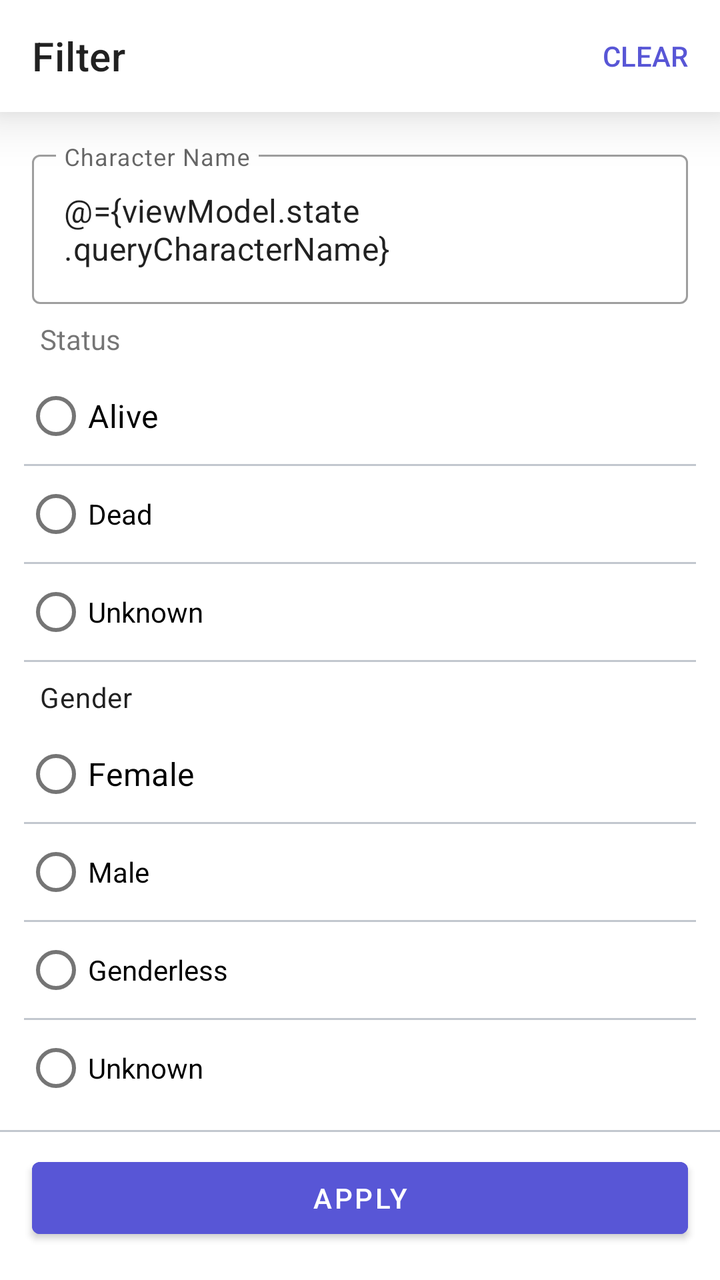
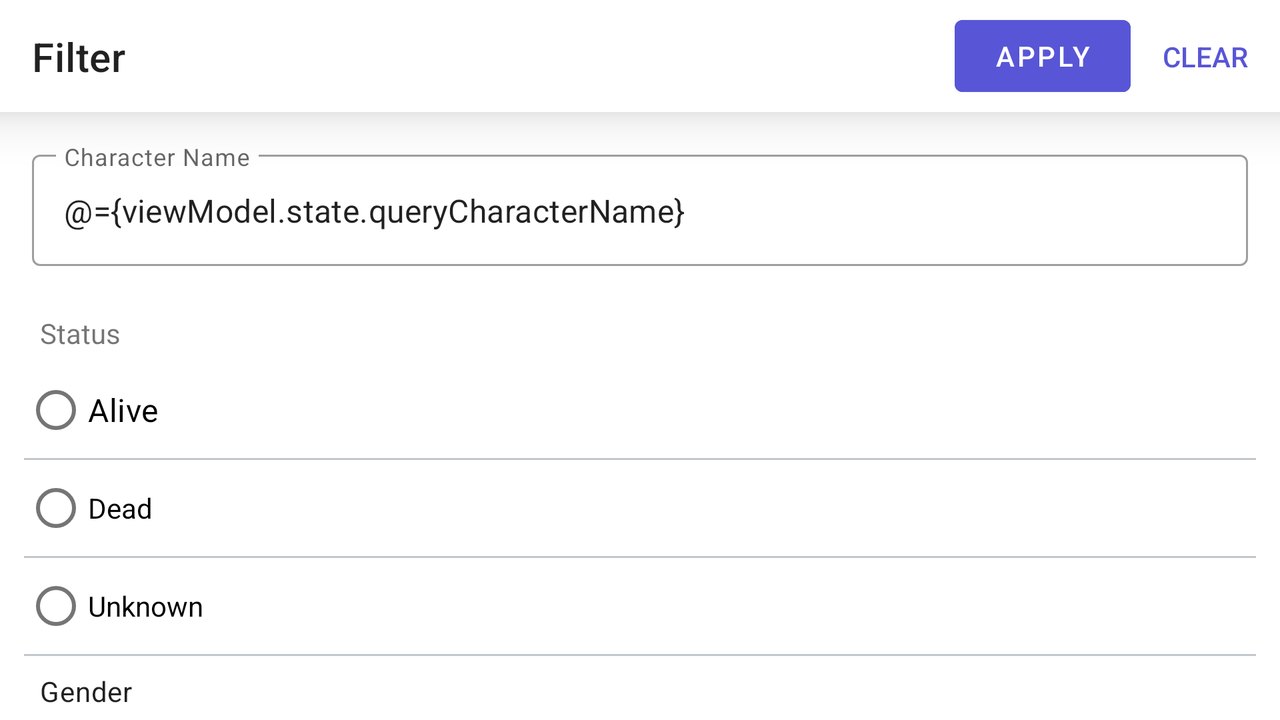

The same Android screen from two of the app's own layout files: first res/layout/ as a phone draws it, then the repository's variant for another configuration, drawn on a device whose configuration selects that folder. Both files follow.
<!-- AndroidManifest.xml: application theme Theme.RickAndMorty -->
<!-- res/layout/dialog_filter.xml -->
<?xml version="1.0" encoding="utf-8"?>
<layout xmlns:android="http://schemas.android.com/apk/res/android"
    xmlns:app="http://schemas.android.com/apk/res-auto"
    xmlns:tools="http://schemas.android.com/tools">

    <data>

        <variable
            name="viewModel"
            type="com.example.rickandmortycoursework.presentation.character.viewmodel.CharacterViewModel" />
    </data>

    <androidx.coordinatorlayout.widget.CoordinatorLayout
        android:layout_width="match_parent"
        android:layout_height="match_parent">

        <androidx.constraintlayout.widget.ConstraintLayout
            android:layout_width="match_parent"
            android:layout_height="match_parent">

            <androidx.appcompat.widget.Toolbar
                android:id="@+id/toolbar"
                android:layout_width="match_parent"
                android:layout_height="wrap_content"
                android:background="@color/white"
                android:elevation="16dp"
                android:minHeight="?attr/actionBarSize"
                android:theme="?attr/actionBarTheme"
                app:contentInsetStart="0dp"
                app:layout_constraintEnd_toEndOf="parent"
                app:layout_constraintStart_toStartOf="parent"
                app:layout_constraintTop_toTopOf="parent">

                <androidx.constraintlayout.widget.ConstraintLayout
                    android:layout_width="match_parent"
                    android:layout_height="match_parent"
                    android:layout_marginHorizontal="16dp"
                    android:orientation="horizontal">

                    <TextView
                        android:layout_width="wrap_content"
                        android:layout_height="wrap_content"
                        android:text="@string/filter"
                        android:textAppearance="@style/TextAppearance.h6"
                        app:layout_constraintBottom_toBottomOf="parent"
                        app:layout_constraintStart_toStartOf="parent"
                        app:layout_constraintTop_toTopOf="parent" />

                    <TextView
                        android:id="@+id/clear"
                        android:layout_width="wrap_content"
                        android:layout_height="match_parent"
                        android:layout_gravity="end"
                        android:gravity="center"
                        android:text="@string/clear"
                        android:textAppearance="@style/TextAppearance.AppCompat.Button"
                        android:textColor="@color/indigo"
                        android:visibility="gone"
                        app:isFilter="@{()->viewModel.checkIfTheFilterHasBeenApplied()}"
                        app:layout_constraintBottom_toBottomOf="parent"
                        app:layout_constraintEnd_toEndOf="parent"
                        app:layout_constraintTop_toTopOf="parent"
                        tools:visibility="visible" />
                </androidx.constraintlayout.widget.ConstraintLayout>
            </androidx.appcompat.widget.Toolbar>


            <com.google.android.material.textfield.TextInputLayout
                android:id="@+id/inputLayout"
                style="@style/Widget.MaterialComponents.TextInputLayout.OutlinedBox"
                android:layout_width="match_parent"
                android:layout_height="wrap_content"
                android:layout_margin="16dp"
                android:hint="Character Name"
                app:layout_constraintBottom_toTopOf="@id/textView"
                app:layout_constraintEnd_toEndOf="parent"
                app:layout_constraintStart_toStartOf="parent"
                app:layout_constraintTop_toBottomOf="@+id/toolbar">

                <com.google.android.material.textfield.TextInputEditText
                    android:id="@+id/characterName"
                    android:layout_width="match_parent"
                    android:layout_height="wrap_content"
                    android:text="@={viewModel.state.queryCharacterName}" />
            </com.google.android.material.textfield.TextInputLayout>


            <TextView
                android:id="@+id/textView"
                style="@style/Theme.SubTitle"
                android:layout_width="match_parent"
                android:layout_height="wrap_content"
                android:paddingHorizontal="20dp"
                android:paddingTop="8dp"
                android:paddingBottom="5dp"
                android:text="@string/status"
                app:layout_constraintEnd_toEndOf="parent"
                app:layout_constraintStart_toStartOf="parent"
                app:layout_constraintTop_toBottomOf="@id/inputLayout"
                tools:layout_editor_absoluteY="62dp" />

            <RadioGroup
                android:id="@+id/rgStatus"
                android:layout_width="match_parent"
                android:layout_height="wrap_content"
                android:paddingHorizontal="12dp"
                app:layout_constraintEnd_toEndOf="parent"
                app:layout_constraintStart_toStartOf="parent"
                app:layout_constraintTop_toBottomOf="@+id/textView">

                <RadioButton
                    android:id="@+id/rbAlive"
                    android:layout_width="match_parent"
                    android:layout_height="wrap_content"
                    android:text="@string/alive"
                    android:textAppearance="@style/TextAppearance.subtitle1" />

                <View
                    android:id="@+id/divider3"
                    android:layout_width="match_parent"
                    android:layout_height="1dp"
                    android:background="@color/light_black" />

                <RadioButton
                    android:id="@+id/rbDead"
                    android:layout_width="match_parent"
                    android:layout_height="wrap_content"
                    android:text="@string/dead" />

                <View
                    android:id="@+id/divider4"
                    android:layout_width="match_parent"
                    android:layout_height="1dp"
                    android:background="@color/light_black" />

                <RadioButton
                    android:id="@+id/rbUnknown"
                    android:layout_width="match_parent"
                    android:layout_height="wrap_content"
                    android:text="@string/unknown" />

                <View
                    android:id="@+id/divider5"
                    android:layout_width="match_parent"
                    android:layout_height="1dp"
                    android:background="@color/light_black" />
            </RadioGroup>

            <TextView
                android:id="@+id/textView2"
                style="@style/Theme.SubTitle"
                android:layout_width="match_parent"
                android:layout_height="wrap_content"
                android:paddingHorizontal="20dp"
                android:paddingTop="8dp"
                android:paddingBottom="5dp"
                android:text="@string/gender"
                android:textAppearance="@style/TextAppearance.body2"
                app:layout_constraintEnd_toEndOf="parent"
                app:layout_constraintStart_toStartOf="parent"
                app:layout_constraintTop_toBottomOf="@+id/rgStatus" />

            <RadioGroup
                android:id="@+id/rgGender"
                android:layout_width="match_parent"
                android:layout_height="wrap_content"
                android:paddingHorizontal="12dp"
                app:layout_constraintEnd_toEndOf="parent"
                app:layout_constraintStart_toStartOf="parent"
                app:layout_constraintTop_toBottomOf="@+id/textView2">

                <RadioButton
                    android:id="@+id/rbFemale"
                    android:layout_width="match_parent"
                    android:layout_height="wrap_content"
                    android:text="@string/female"
                    android:textAppearance="@style/TextAppearance.subtitle1" />

                <View
                    android:id="@+id/divider6"
                    android:layout_width="match_parent"
                    android:layout_height="1dp"
                    android:background="@color/light_black" />

                <RadioButton
                    android:id="@+id/rbMale"
                    android:layout_width="match_parent"
                    android:layout_height="wrap_content"
                    android:text="@string/male" />

                <View
                    android:id="@+id/divider7"
                    android:layout_width="match_parent"
                    android:layout_height="1dp"
                    android:background="@color/light_black" />

                <RadioButton
                    android:id="@+id/rbGenderless"
                    android:layout_width="match_parent"
                    android:layout_height="wrap_content"
                    android:text="@string/genderless" />

                <View
                    android:id="@+id/divider8"
                    android:layout_width="match_parent"
                    android:layout_height="1dp"
                    android:background="@color/light_black" />

                <RadioButton
                    android:id="@+id/rbgUnknown"
                    android:layout_width="match_parent"
                    android:layout_height="wrap_content"
                    android:text="@string/unknown" />

            </RadioGroup>


            <Button
                android:id="@+id/btnApply"
                android:layout_width="match_parent"
                android:layout_height="wrap_content"
                android:layout_marginHorizontal="16dp"
                android:backgroundTint="@color/indigo"
                android:text="@string/apply"
                android:textColor="@color/white"
                app:layout_constraintBottom_toBottomOf="parent"
                app:layout_constraintEnd_toEndOf="parent"
                app:layout_constraintStart_toStartOf="parent"
                app:layout_constraintTop_toBottomOf="@+id/rgGender" />

            <View
                android:id="@+id/divider9"
                android:layout_width="match_parent"
                android:layout_height="1dp"
                android:layout_marginBottom="2dp"
                android:background="@color/light_black"
                app:layout_constraintBottom_toTopOf="@+id/btnApply"
                app:layout_constraintTop_toBottomOf="@+id/rgGender"
                tools:layout_editor_absoluteX="14dp" />

        </androidx.constraintlayout.widget.ConstraintLayout>

    </androidx.coordinatorlayout.widget.CoordinatorLayout>

</layout>
<!-- resources referenced by this layout -->
<resources>
  <color name="indigo">#FF5856D6</color>
  <color name="light_black">#6B6E798C</color>
  <color name="white">#FFFFFFFF</color>
  <string name="alive">Alive</string>
  <string name="apply">Apply</string>
  <string name="clear">Clear</string>
  <string name="dead">Dead</string>
  <string name="female">Female</string>
  <string name="filter">Filter</string>
  <string name="gender">Gender</string>
  <string name="genderless">Genderless</string>
  <string name="male">Male</string>
  <string name="status">Status</string>
  <string name="unknown">Unknown</string>
  <style name="TextAppearance.body2" parent="TextAppearance.MaterialComponents.Body2">
          <item name="android:fontFamily">@font/roboto</item>
          <item name="android:textSize">14sp</item>
      </style>
  <style name="TextAppearance.h6" parent="TextAppearance.MaterialComponents.Headline6">
          <item name="android:fontFamily">@font/roboto_medium</item>
          <item name="android:textSize">20sp</item>
      </style>
  <style name="TextAppearance.subtitle1" parent="TextAppearance.MaterialComponents.Subtitle1">
          <item name="android:fontFamily">@font/roboto</item>
          <item name="android:textSize">16sp</item>
  
      </style>
  <style name="Theme.RickAndMorty" parent="Theme.MaterialComponents.DayNight.NoActionBar">
          
          <item name="colorPrimary">@color/indigo</item>
          <item name="colorPrimaryVariant">@color/purple_700</item>
          <item name="colorOnPrimary">@color/white</item>
          
          <item name="colorSecondary">@color/indigo</item>
          <item name="colorSecondaryVariant">@color/teal_700</item>
          <item name="colorOnSecondary">@color/black</item>
  
          <item name="android:colorBackground">@color/white</item>
          <item name="colorOnBackground">@color/black</item>
  
          
          <item name="android:statusBarColor" tools:targetApi="l">@color/status_bar_color</item>
          
      </style>
  <color name="purple_700">#FF3700B3</color>
  <color name="teal_700">#FF018786</color>
  <color name="black">#FF000000</color>
  <color name="status_bar_color">#9A000000</color>
</resources>
<!-- res/layout-w600dp/dialog_filter.xml (the repository's variant of the layout above) -->
<!-- drawn on the phone turned sideways -->
<?xml version="1.0" encoding="utf-8"?>
<layout xmlns:android="http://schemas.android.com/apk/res/android"
    xmlns:app="http://schemas.android.com/apk/res-auto"
    xmlns:tools="http://schemas.android.com/tools">

    <data>

        <variable
            name="viewModel"
            type="com.example.rickandmortycoursework.presentation.character.viewmodel.CharacterViewModel" />
    </data>

    <androidx.coordinatorlayout.widget.CoordinatorLayout
        android:layout_width="match_parent"
        android:layout_height="match_parent">



        <androidx.constraintlayout.widget.ConstraintLayout
            android:layout_width="match_parent"
            android:layout_height="match_parent">

            <androidx.appcompat.widget.Toolbar
                android:id="@+id/toolbar"
                android:layout_width="match_parent"
                android:layout_height="wrap_content"
                android:background="@color/white"
                android:elevation="16dp"
                android:minHeight="?attr/actionBarSize"
                android:theme="?attr/actionBarTheme"
                app:contentInsetStart="0dp"
                app:layout_constraintEnd_toEndOf="parent"
                app:layout_constraintStart_toStartOf="parent"
                app:layout_constraintTop_toTopOf="parent">

                <androidx.constraintlayout.widget.ConstraintLayout
                    android:layout_width="match_parent"
                    android:layout_height="match_parent"
                    android:layout_marginHorizontal="16dp"
                    android:orientation="horizontal">

                    <TextView
                        android:layout_width="wrap_content"
                        android:layout_height="wrap_content"
                        android:text="@string/filter"
                        android:textAppearance="@style/TextAppearance.h6"
                        app:layout_constraintBottom_toBottomOf="parent"
                        app:layout_constraintStart_toStartOf="parent"
                        app:layout_constraintTop_toTopOf="parent" />

                    <TextView
                        android:id="@+id/clear"
                        android:layout_width="wrap_content"
                        android:layout_height="match_parent"
                        android:layout_gravity="end"
                        android:gravity="center"
                        android:text="@string/clear"
                        android:textAppearance="@style/TextAppearance.AppCompat.Button"
                        android:textColor="@color/indigo"
                        android:visibility="gone"
                        app:isFilter="@{()->viewModel.checkIfTheFilterHasBeenApplied()}"
                        app:layout_constraintBottom_toBottomOf="parent"
                        app:layout_constraintEnd_toEndOf="parent"
                        app:layout_constraintTop_toTopOf="parent"
                        tools:visibility="visible" />

                    <Button
                        android:id="@+id/btnApply"
                        android:layout_width="wrap_content"
                        android:layout_height="wrap_content"
                        android:layout_marginHorizontal="16dp"
                        android:backgroundTint="@color/indigo"
                        android:text="@string/apply"
                        android:textColor="@color/white"
                        app:layout_constraintBottom_toBottomOf="parent"
                        app:layout_constraintEnd_toStartOf="@+id/clear"
                        app:layout_constraintTop_toTopOf="parent" />
                </androidx.constraintlayout.widget.ConstraintLayout>
            </androidx.appcompat.widget.Toolbar>



            <androidx.core.widget.NestedScrollView
                android:layout_width="match_parent"
                android:layout_height="0dp"
                app:layout_constraintTop_toBottomOf="@+id/toolbar">

                <LinearLayout
                    android:layout_width="match_parent"
                    android:layout_height="match_parent"
                    android:orientation="vertical">

                    <com.google.android.material.textfield.TextInputLayout
                        android:id="@+id/inputLayout"
                        style="@style/Widget.MaterialComponents.TextInputLayout.OutlinedBox"
                        android:layout_width="match_parent"
                        android:layout_height="wrap_content"
                        android:layout_margin="16dp"
                        android:hint="Character Name">

                        <com.google.android.material.textfield.TextInputEditText
                            android:id="@+id/characterName"
                            android:layout_width="match_parent"
                            android:layout_height="wrap_content"
                            android:text="@={viewModel.state.queryCharacterName}" />
                    </com.google.android.material.textfield.TextInputLayout>


                    <TextView
                        android:id="@+id/textView"
                        style="@style/Theme.SubTitle"
                        android:layout_width="match_parent"
                        android:layout_height="wrap_content"
                        android:paddingHorizontal="20dp"
                        android:paddingTop="8dp"
                        android:paddingBottom="5dp"
                        android:text="@string/status"/>

                    <RadioGroup
                        android:id="@+id/rgStatus"
                        android:layout_width="match_parent"
                        android:layout_height="wrap_content"
                        android:paddingHorizontal="12dp">

                        <RadioButton
                            android:id="@+id/rbAlive"
                            android:layout_width="match_parent"
                            android:layout_height="wrap_content"
                            android:text="@string/alive"
                            android:textAppearance="@style/TextAppearance.subtitle1" />

                        <View
                            android:id="@+id/divider3"
                            android:layout_width="match_parent"
                            android:layout_height="1dp"
                            android:background="@color/light_black" />

                        <RadioButton
                            android:id="@+id/rbDead"
                            android:layout_width="match_parent"
                            android:layout_height="wrap_content"
                            android:text="@string/dead" />

                        <View
                            android:id="@+id/divider4"
                            android:layout_width="match_parent"
                            android:layout_height="1dp"
                            android:background="@color/light_black" />

                        <RadioButton
                            android:id="@+id/rbUnknown"
                            android:layout_width="match_parent"
                            android:layout_height="wrap_content"
                            android:text="@string/unknown" />

                        <View
                            android:id="@+id/divider5"
                            android:layout_width="match_parent"
                            android:layout_height="1dp"
                            android:background="@color/light_black" />
                    </RadioGroup>

                    <TextView
                        android:id="@+id/textView2"
                        style="@style/Theme.SubTitle"
                        android:layout_width="match_parent"
                        android:layout_height="wrap_content"
                        android:paddingHorizontal="20dp"
                        android:paddingTop="8dp"
                        android:paddingBottom="5dp"
                        android:text="@string/gender"
                        android:textAppearance="@style/TextAppearance.body2" />

                    <RadioGroup
                        android:id="@+id/rgGender"
                        android:layout_width="match_parent"
                        android:layout_height="wrap_content"
                        android:paddingHorizontal="12dp">

                        <RadioButton
                            android:id="@+id/rbFemale"
                            android:layout_width="match_parent"
                            android:layout_height="wrap_content"
                            android:text="@string/female"
                            android:textAppearance="@style/TextAppearance.subtitle1" />

                        <View
                            android:id="@+id/divider6"
                            android:layout_width="match_parent"
                            android:layout_height="1dp"
                            android:background="@color/light_black" />

                        <RadioButton
                            android:id="@+id/rbMale"
                            android:layout_width="match_parent"
                            android:layout_height="wrap_content"
                            android:text="@string/male" />

                        <View
                            android:id="@+id/divider7"
                            android:layout_width="match_parent"
                            android:layout_height="1dp"
                            android:background="@color/light_black" />

                        <RadioButton
                            android:id="@+id/rbGenderless"
                            android:layout_width="match_parent"
                            android:layout_height="wrap_content"
                            android:text="@string/genderless" />

                        <View
                            android:id="@+id/divider8"
                            android:layout_width="match_parent"
                            android:layout_height="1dp"
                            android:background="@color/light_black" />

                        <RadioButton
                            android:id="@+id/rbgUnknown"
                            android:layout_width="match_parent"
                            android:layout_height="wrap_content"
                            android:text="@string/unknown" />

                    </RadioGroup>

                </LinearLayout>

            </androidx.core.widget.NestedScrollView>



        </androidx.constraintlayout.widget.ConstraintLayout>

    </androidx.coordinatorlayout.widget.CoordinatorLayout>

</layout>
